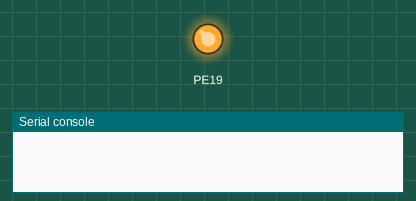
Simulated run of this program. Board: pyboard running MicroPython. Parts: output pins drawn as LEDs (lit = HIGH), the last lines printed to the serial console. At 0.6 s the program stops and its outputs stay as they are.

Above: at 0.1 s.
At 0.6 s:
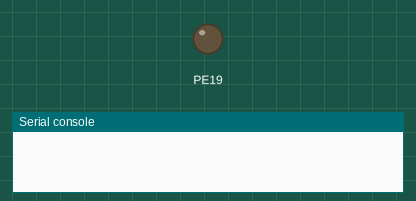
Timing chart, 0 to 2.1 s (numbered marks = the images above):
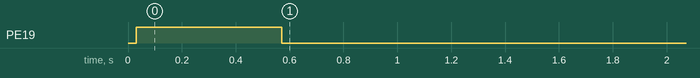

Measured:
- by itself, PE19: LOW → HIGH at 0.03 s, → LOW 0.54 s later

The program:

station.py
```python
import pyb
from pyb import Pin as P
from pyb import UART
uart = UART(1,115200)
p = P('CONFIG',P.OUT_PP)
essid = 'luna'
password = '12345678'
#STA -> Wifi_Station
sta = 'STA\r'+essid+'\r'+password+'\r'
def command(dataToSend,time):
    uart.writechar(ord('\r'))
    pyb.delay(time)
    p.high()
    for x in dataToSend:
        uart.writechar(ord(x))
        pyb.delay(time)
    p.low()
    print('')

command(sta,30)
```
